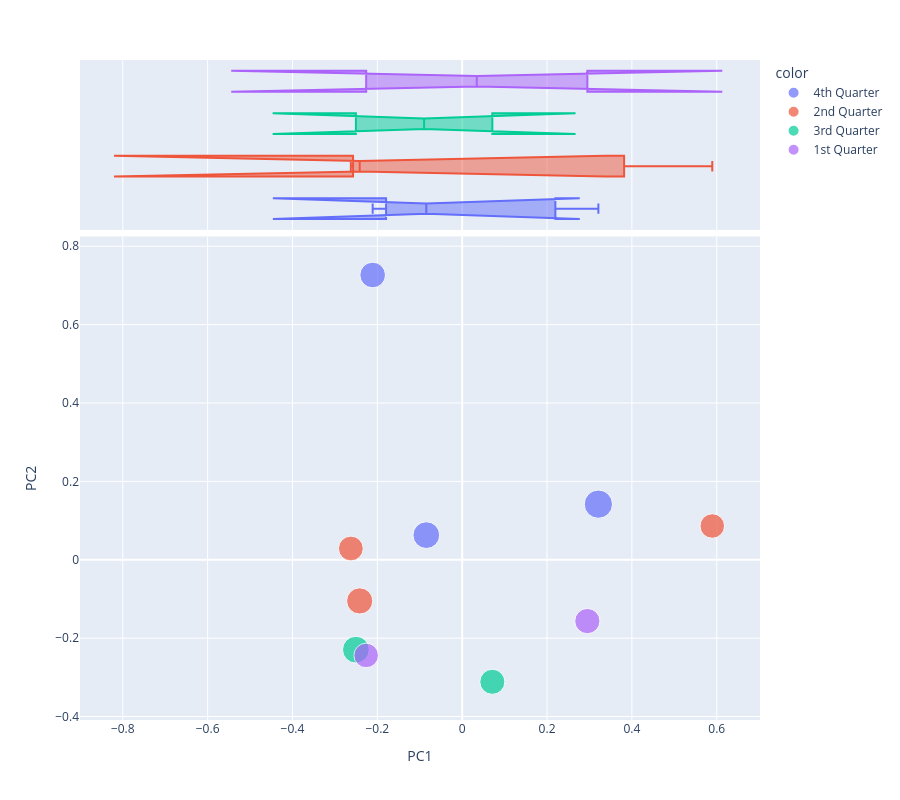

This figure's notebook cell:
### Markdown cell above
# PCA Visualization 2

### Code cell
vis_pcs(DCM, 1, 2)

### Figure 1 — Plotly figure (JSON) as saved in the notebook; plotly's stock layout.template omitted (floating-point values rounded to 4 significant figures)
{"data": [{"hovertemplate": "<b>%{hovertext}</b><br><br>color=4th Quarter<br>PC1=%{x}<br>PC2=%{y}<br>size=%{marker.size}<extra></extra>", "hovertext": ["What Dope Arrest is Doing to Career of Barbara McNair", "Tito Jackson: His Music and His Family", "Ten Ways to Get a Mink Coat/ Why Negro Suicides are Increasing"], "legendgroup": "4th Quarter", "marker": {"color": "#636efa", "size": [99374, 89009, 81741], "sizemode": "area", "sizeref": 248.4, "symbol": "circle"}, "mode": "markers", "name": "4th Quarter", "orientation": "v", "showlegend": true, "type": "scatter", "x": [0.321, -0.08458, -0.211], "xaxis": "x", "y": [0.1419, 0.06289, 0.7266], "yaxis": "y"}, {"alignmentgroup": "True", "hovertemplate": "<b>%{hovertext}</b><br><br>color=4th Quarter<br>PC1=%{x}<extra></extra>", "hovertext": ["What Dope Arrest is Doing to Career of Barbara McNair", "Tito Jackson: His Music and His Family", "Ten Ways to Get a Mink Coat/ Why Negro Suicides are Increasing"], "legendgroup": "4th Quarter", "marker": {"color": "#636efa", "symbol": "circle"}, "name": "4th Quarter", "notched": true, "offsetgroup": "4th Quarter", "showlegend": false, "type": "box", "x": [0.321, -0.08458, -0.211], "xaxis": "x2", "yaxis": "y2"}, {"hovertemplate": "<b>%{hovertext}</b><br><br>color=2nd Quarter<br>PC1=%{x}<br>PC2=%{y}<br>size=%{marker.size}<extra></extra>", "hovertext": ["What's Behind Suicide of Charles Diggs Sr.?", "New Reggie Defends His Hero Image", "Why Cuban Rebels Jailed Son of Wealthy Negro / Will Marriage to Jack Denison Hurt Dandridge's Career?"], "legendgroup": "2nd Quarter", "marker": {"color": "#EF553B", "size": [74986, 85341, 76401], "sizemode": "area", "sizeref": 248.4, "symbol": "circle"}, "mode": "markers", "name": "2nd Quarter", "orientation": "v", "showlegend": true, "type": "scatter", "x": [0.5894, -0.2416, -0.2624], "xaxis": "x", "y": [0.08618, -0.1051, 0.02873], "yaxis": "y"}, {"alignmentgroup": "True", "hovertemplate": "<b>%{hovertext}</b><br><br>color=2nd Quarter<br>PC1=%{x}<extra></extra>", "hovertext": ["What's Behind Suicide of Charles Diggs Sr.?", "New Reggie Defends His Hero Image", "Why Cuban Rebels Jailed Son of Wealthy Negro / Will Marriage to Jack Denison Hurt Dandridge's Career?"], "legendgroup": "2nd Quarter", "marker": {"color": "#EF553B", "symbol": "circle"}, "name": "2nd Quarter", "notched": true, "offsetgroup": "2nd Quarter", "showlegend": false, "type": "box", "x": [0.5894, -0.2416, -0.2624], "xaxis": "x2", "yaxis": "y2"}, {"hovertemplate": "<b>%{hovertext}</b><br><br>color=3rd Quarter<br>PC1=%{x}<br>PC2=%{y}<br>size=%{marker.size}<extra></extra>", "hovertext": ["Benson Shares His Fame With Family", "First Poll Reveals Candidates Negroes Want for President / What Negroes Don't Know about Hawaii"], "legendgroup": "3rd Quarter", "marker": {"color": "#00cc96", "size": [89396, 78302], "sizemode": "area", "sizeref": 248.4, "symbol": "circle"}, "mode": "markers", "name": "3rd Quarter", "orientation": "v", "showlegend": true, "type": "scatter", "x": [-0.2506, 0.07103], "xaxis": "x", "y": [-0.2293, -0.3113], "yaxis": "y"}, {"alignmentgroup": "True", "hovertemplate": "<b>%{hovertext}</b><br><br>color=3rd Quarter<br>PC1=%{x}<extra></extra>", "hovertext": ["Benson Shares His Fame With Family", "First Poll Reveals Candidates Negroes Want for President / What Negroes Don't Know about Hawaii"], "legendgroup": "3rd Quarter", "marker": {"color": "#00cc96", "symbol": "circle"}, "name": "3rd Quarter", "notched": true, "offsetgroup": "3rd Quarter", "showlegend": false, "type": "box", "x": [-0.2506, 0.07103], "xaxis": "x2", "yaxis": "y2"}, {"hovertemplate": "<b>%{hovertext}</b><br><br>color=1st Quarter<br>PC1=%{x}<br>PC2=%{y}<br>size=%{marker.size}<extra></extra>", "hovertext": ["How Negroes Feel about a Catholic for US President / Labor Department's Talented Lady Lawyer", "Rudy McCollum Talks Ends 5-Year Silence in Insane Asylum"], "legendgroup": "1st Quarter", "marker": {"color": "#ab63fa", "size": [79252, 74909], "sizemode": "area", "sizeref": 248.4, "symbol": "circle"}, "mode": "markers", "name": "1st Quarter", "orientation": "v", "showlegend": true, "type": "scatter", "x": [0.295, -0.2263], "xaxis": "x", "y": [-0.1564, -0.2441], "yaxis": "y"}, {"alignmentgroup": "True", "hovertemplate": "<b>%{hovertext}</b><br><br>color=1st Quarter<br>PC1=%{x}<extra></extra>", "hovertext": ["How Negroes Feel about a Catholic for US President / Labor Department's Talented Lady Lawyer", "Rudy McCollum Talks Ends 5-Year Silence in Insane Asylum"], "legendgroup": "1st Quarter", "marker": {"color": "#ab63fa", "symbol": "circle"}, "name": "1st Quarter", "notched": true, "offsetgroup": "1st Quarter", "showlegend": false, "type": "box", "x": [0.295, -0.2263], "xaxis": "x2", "yaxis": "y2"}], "layout": {"height": 800, "legend": {"itemsizing": "constant", "title": {"text": "color"}, "tracegroupgap": 0}, "margin": {"t": 60}, "xaxis": {"anchor": "y", "domain": [0, 1], "title": {"text": "PC1"}}, "xaxis2": {"anchor": "y2", "domain": [0, 1], "matches": "x", "showgrid": true, "showticklabels": false}, "yaxis": {"anchor": "x", "domain": [0, 0.7326], "title": {"text": "PC2"}}, "yaxis2": {"anchor": "x2", "domain": [0.7426, 1], "matches": "y2", "showgrid": false, "showline": false, "showticklabels": false, "ticks": ""}}}
